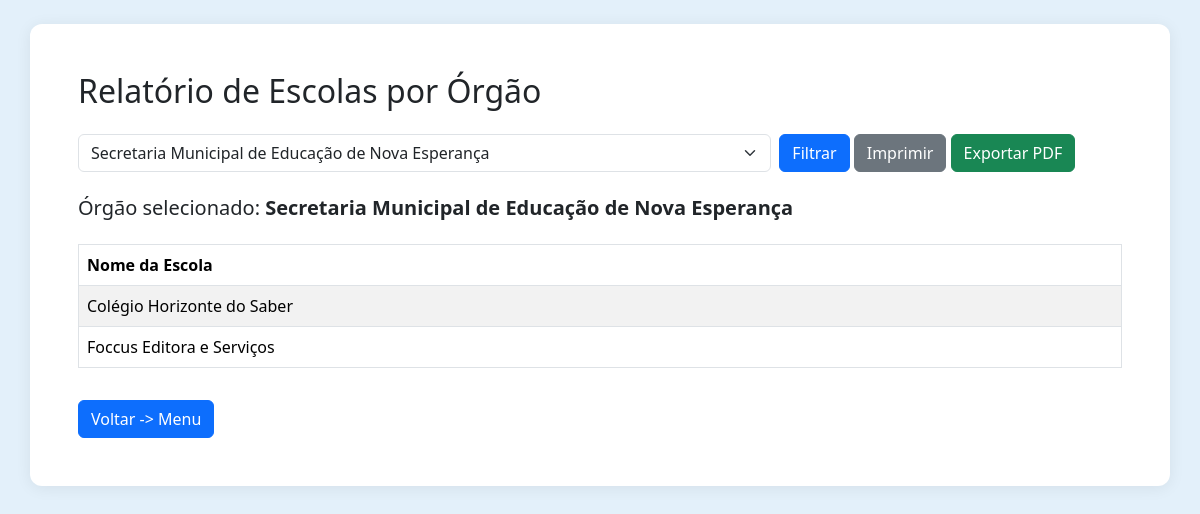
The page /controller/relatorios/lista_escola_orgao.php?orgao_id=3 on the database its author committed.
### tables this page shows
CREATE TABLE IF NOT EXISTS `orgao` (
  `org_id` int(11) NOT NULL AUTO_INCREMENT,
  `org_razaosocial` varchar(250) NOT NULL,
  `org_cnpj` varchar(20) DEFAULT NULL,
  `org_endereco` varchar(250) DEFAULT NULL,
  `org_bairro` varchar(150) DEFAULT NULL,
  `org_municipio` varchar(150) DEFAULT NULL,
  `org_cep` varchar(20) DEFAULT NULL,
  `org_uf` char(2) DEFAULT NULL,
  `org_email` varchar(200) DEFAULT NULL,
  `org_tel1` varchar(20) DEFAULT NULL,
  `org_tel2` varchar(20) DEFAULT NULL,
  `fk_org_inst_id` int(11) DEFAULT NULL,
  PRIMARY KEY (`org_id`),
  KEY `fk_org_inst_id` (`fk_org_inst_id`),
  CONSTRAINT `orgao_ibfk_1` FOREIGN KEY (`fk_org_inst_id`) REFERENCES `instituicao` (`inst_id`)
);

CREATE TABLE IF NOT EXISTS `escola` (
  `esc_id` int(11) NOT NULL AUTO_INCREMENT,
  `esc_dtcad` date DEFAULT NULL,
  `esc_inep` varchar(15) DEFAULT NULL,
  `esc_cnpj` varchar(25) DEFAULT NULL,
  `esc_razao_social` varchar(255) DEFAULT NULL,
  `esc_endereco` varchar(250) DEFAULT NULL,
  `esc_bairro` varchar(100) DEFAULT NULL,
  `esc_municipio` varchar(100) DEFAULT NULL,
  `esc_cep` varchar(15) DEFAULT NULL,
  `esc_uf` varchar(2) DEFAULT NULL,
  `esc_telefone` varchar(20) DEFAULT NULL,
  `esc_email` varchar(150) DEFAULT NULL,
  `fk_org_esc_id` int(11) DEFAULT NULL,
  PRIMARY KEY (`esc_id`)
);

### controller/relatorios/lista_escola_orgao.php (the view, shortened to what this page needs)
<!DOCTYPE html>
<html lang="pt-BR">
<head>
    <link href="https://cdn.jsdelivr.net/npm/bootstrap@5.3.3/dist/css/bootstrap.min.css" rel="stylesheet">
    <link rel="stylesheet" href="/proj_foccus/public/css/relatorio.css">
</head>
<body>
<div class="container mt-4 p-4 p-md-5">
    <h2 class="mb-4">Relatório de Escolas por Órgão</h2>
    <?php
    require_once($_SERVER['DOCUMENT_ROOT'] . '/proj_foccus/models/conexao.php');
    $orgaos = [];
    try {
        $res = $conn->query("SELECT org_id, org_razaosocial FROM orgao ORDER BY org_razaosocial");
        $orgaos = $res->fetchAll(PDO::FETCH_ASSOC);
    } catch(Exception $e) {
        echo '<div class="alert alert-danger">Erro ao buscar órgãos: '.$e->getMessage().'</div>';
    }
    $orgao_id = isset($_GET['orgao_id']) ? (int)$_GET['orgao_id'] : null;
    ?>
    <form method="get" class="mb-4 no-print">
        <div class="row g-2">
            <div class="col-md-8">
                <select name="orgao_id" class="form-select" required>
                    <?php foreach ($orgaos as $org): ?>
                        <option value="<?php echo $org['org_id']; ?>"
                            <?php if($orgao_id == $org['org_id']) echo "selected"; ?>>
                            <?php echo htmlspecialchars($org['org_razaosocial']); ?>
                        </option>
                    <?php endforeach; ?>
                </select>
            </div>
            <div class="col-md-4">
                <button type="submit" class="btn btn-primary">Filtrar</button>
                <button type="button" class="btn btn-secondary" onclick="window.print();">Imprimir</button>
                <a href="/proj_foccus/controller/relatorios/exporta_escola_orgao_pdf.php<?php echo isset($orgao_id) ? '?orgao_id=' . urlencode($orgao_id) : ''; ?>" target="_blank" class="btn btn-success">Exportar PDF</a>
            </div>
        </div>
    </form>
    <?php if ($orgao_id !== null && $orgao_id !== ""): ?>
        <?php
        if ($orgao_id === 0) {
            $sql = "SELECT o.org_razaosocial, esc.esc_razao_social AS escola
                    FROM escola esc
                    JOIN orgao o ON o.org_id = esc.fk_org_esc_id
                    ORDER BY o.org_razaosocial, esc.esc_razao_social";
            $stmt = $conn->query($sql);
            $escolas = $stmt->fetchAll(PDO::FETCH_ASSOC);
            $nome_orgao = "Todos os órgãos";
        } else {
            $sql = "SELECT esc.esc_razao_social AS escola
                    FROM escola esc
                    WHERE esc.fk_org_esc_id = :orgao_id
                    ORDER BY esc.esc_razao_social";
            $stmt = $conn->prepare($sql);
            $stmt->bindParam(':orgao_id', $orgao_id, PDO::PARAM_INT);
            $stmt->execute();
            $escolas = $stmt->fetchAll(PDO::FETCH_ASSOC);
            foreach ($orgaos as $og) {
                if ($og['org_id'] == $orgao_id) {
                    $nome_orgao = $og['org_razaosocial'];
                    break;
                }
            }
        }
        ?>
        <h5>Órgão selecionado: <strong><?php echo htmlspecialchars($nome_orgao ?? ''); ?></strong></h5>
        <?php if (count($escolas) > 0): ?>
            <div class="table-responsive">
                <table class="table table-striped table-bordered mt-3">
                    <thead>
                        <tr>
                            <?php if ($orgao_id === 0): ?>
                                <th style="width:45%">Órgão</th>
                                <th style="width:55%">Nome da Escola</th>
                            <?php else: ?>
                                <th style="width:70%">Nome da Escola</th>
                            <?php endif; ?>
                        </tr>
                    </thead>
                    <tbody>
                    <?php foreach ($escolas as $esc): ?>
                        <tr>
                            <?php if ($orgao_id === 0): ?>
                                <td><?php echo htmlspecialchars($esc['org_razaosocial']); ?></td>
                                <td><?php echo htmlspecialchars($esc['escola']); ?></td>
                            <?php else: ?>
                                <td><?php echo htmlspecialchars($esc['escola']); ?></td>
                            <?php endif; ?>
                        </tr>
                    <?php endforeach; ?>
                    </tbody>
                </table>
            </div>
        <?php else: ?>
            <div class="alert alert-warning mt-3">Nenhuma escola cadastrada para este órgão.</div>
        <?php endif; ?>
    <?php else: ?>
        <div class="alert alert-info">Selecione um órgão para visualizar as escolas vinculadas.</div>
    <?php endif; ?>
    <a href="/proj_foccus/index.php" class="btn btn-primary mt-3">Voltar -> Menu</a>
</div>
</body>
</html>

### public/css/relatorio.css (style rules this page uses)
body { background: #e3f0fa !important; }
.container { background: #ffffff; border-radius: 12px; box-shadow: 0 2px 16px rgba(0, 0, 0, 0.07); padding-bottom: 24px; }
table.table-striped tbody tr:nth-of-type(odd) { background-color: #f4faff; }
table.table-striped tbody tr:nth-of-type(even) { background-color: #e9f2fd; }
table.table-striped thead { background: #0d6efd; color: #fff; }

### rows shown on the page
orgao: org_razaosocial "Secretaria Municipal de Educação de Nova Esperança"
escola: esc_razao_social "Colégio Horizonte do Saber"
escola: esc_razao_social "Foccus Editora e Serviços"

### other values the page prints
form field orgao_id "Secretaria Municipal de Educação de Nova Esperança"
